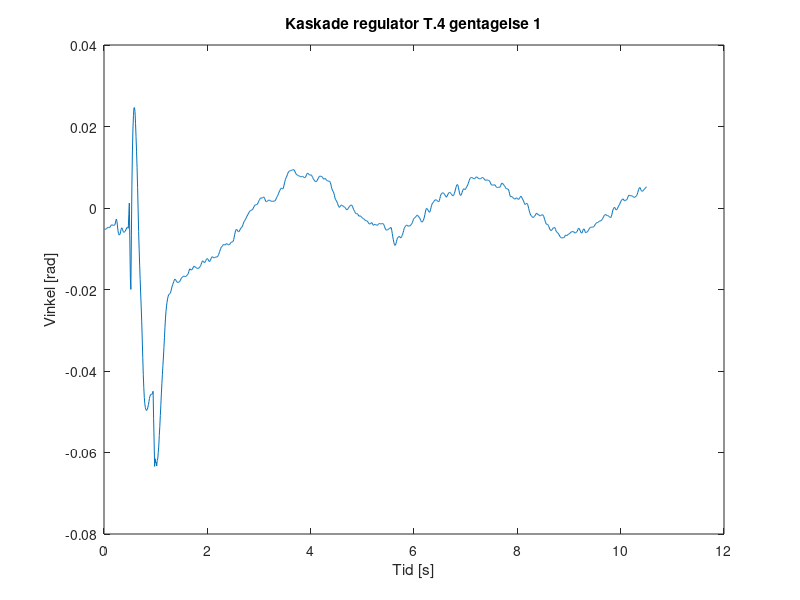

Here is the MATLAB script that generated this plot: (Note: this script raises an error after producing the figure.)
clc
clear all
close all

load('dataKaskade.mat');

realdata=[dataKaskade(1:12299)];

n=1050;
for i = 1:n
    tid(i) = 0.01 * i;
end


data(:,1)=realdata(351:1400);
data(:,2)=realdata(1451:2500);
data(:,3)=realdata(2801:3850);
data(:,4)=realdata(3901:4950);
data(:,5)=realdata(5001:6050);
data(:,6)=realdata(6101:7150);
data(:,7)=realdata(7151:8200);
data(:,8)=realdata(8201:9250);
data(:,9)=realdata(9281:10330);
data(:,10)=realdata(11250:12299);

for i = 1:10
    dataFilt(1,i) = data(1,i);
    dataFilt(2,i) = (data(1,i) + data(2,i))/2;
end

for i = 1:10
    for ii=1:1048
        dataFilt(ii+2,i)=(data(ii,i)+data(ii+1,i)+data(ii+2,i))/3;
    end
end


temp = zeros(10);

for i=1:10
    for ii=550:1050
        temp(i) = temp(i) + dataFilt(ii,i);
    end
end


offset = temp/500;

for i=1:10
    figure(i);
    plot(tid,dataFilt(:,i)-offset(i));
    a=sprintf('Kaskade regulator T.4 gentagelse %d',i);
    title(a)
    ylabel("Vinkel [rad]");
    xlabel("Tid [s]");
    yline(0.0175);
    yline(-0.0175);
end



%plot(data);

